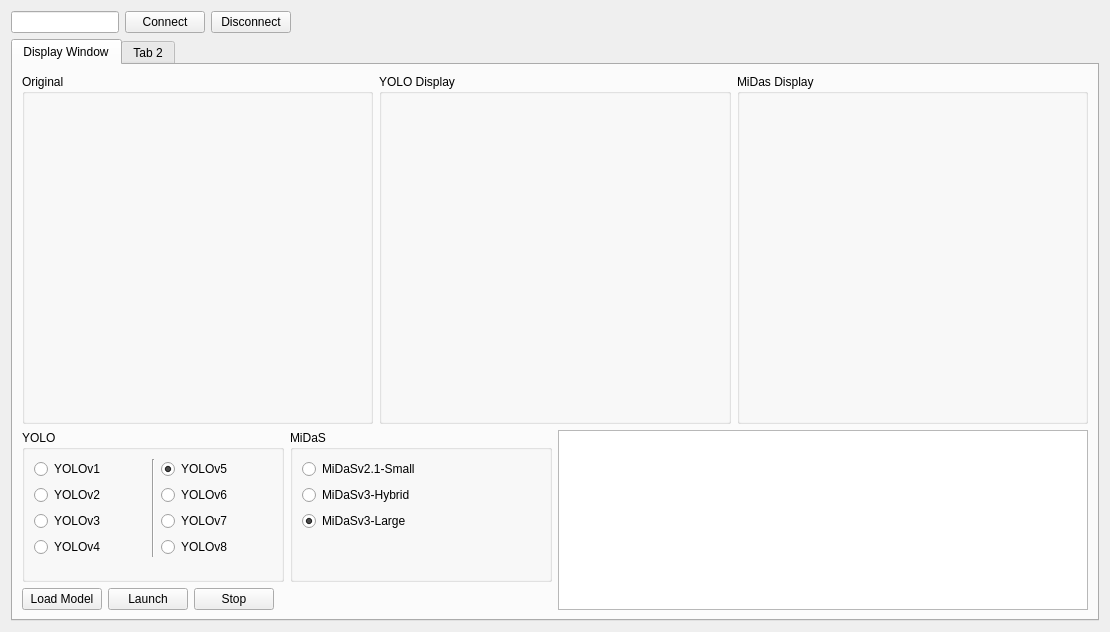
<?xml version="1.0" encoding="UTF-8"?>
<ui version="4.0">
 <class>Widget</class>
 <widget class="QWidget" name="Widget">
  <property name="geometry">
   <rect>
    <x>0</x>
    <y>0</y>
    <width>1110</width>
    <height>632</height>
   </rect>
  </property>
  <property name="windowTitle">
   <string>Widget</string>
  </property>
  <layout class="QGridLayout" name="gridLayout_2">
   <item row="0" column="0">
    <layout class="QVBoxLayout" name="verticalLayout_2">
     <item>
      <layout class="QHBoxLayout" name="horizontalLayout_2" stretch="0,0,0,2">
       <item>
        <widget class="QLineEdit" name="lineEdit_addr"/>
       </item>
       <item>
        <widget class="QPushButton" name="pushButton_connect">
         <property name="text">
          <string>Connect</string>
         </property>
        </widget>
       </item>
       <item>
        <widget class="QPushButton" name="pushButton_disconnect">
         <property name="text">
          <string>Disconnect</string>
         </property>
        </widget>
       </item>
       <item>
        <spacer name="horizontalSpacer_2">
         <property name="orientation">
          <enum>Qt::Horizontal</enum>
         </property>
         <property name="sizeHint" stdset="0">
          <size>
           <width>40</width>
           <height>20</height>
          </size>
         </property>
        </spacer>
       </item>
      </layout>
     </item>
     <item>
      <widget class="QTabWidget" name="tabWidget">
       <property name="currentIndex">
        <number>0</number>
       </property>
       <widget class="QWidget" name="tab_video_display">
        <attribute name="title">
         <string>Display Window</string>
        </attribute>
        <layout class="QVBoxLayout" name="verticalLayout_6">
         <item>
          <layout class="QHBoxLayout" name="horizontalLayout">
           <item>
            <widget class="QGroupBox" name="groupBox_original_display">
             <property name="minimumSize">
              <size>
               <width>350</width>
               <height>350</height>
              </size>
             </property>
             <property name="title">
              <string>Original</string>
             </property>
             <layout class="QGridLayout" name="gridLayout_4">
              <item row="0" column="0">
               <widget class="QLabel" name="video_original">
                <property name="text">
                 <string/>
                </property>
               </widget>
              </item>
             </layout>
            </widget>
           </item>
           <item>
            <widget class="QGroupBox" name="groupBox_yolo_display">
             <property name="minimumSize">
              <size>
               <width>350</width>
               <height>350</height>
              </size>
             </property>
             <property name="title">
              <string>YOLO Display</string>
             </property>
             <layout class="QGridLayout" name="gridLayout_5">
              <item row="0" column="0">
               <widget class="QLabel" name="video_yolo">
                <property name="text">
                 <string/>
                </property>
               </widget>
              </item>
             </layout>
            </widget>
           </item>
           <item>
            <widget class="QGroupBox" name="groupBox_midas_display">
             <property name="minimumSize">
              <size>
               <width>350</width>
               <height>350</height>
              </size>
             </property>
             <property name="title">
              <string>MiDas Display</string>
             </property>
             <layout class="QGridLayout" name="gridLayout_6">
              <item row="0" column="0">
               <widget class="QLabel" name="video_midas">
                <property name="text">
                 <string/>
                </property>
               </widget>
              </item>
             </layout>
            </widget>
           </item>
          </layout>
         </item>
         <item>
          <layout class="QHBoxLayout" name="horizontalLayout_6">
           <item>
            <layout class="QVBoxLayout" name="verticalLayout_5">
             <item>
              <layout class="QHBoxLayout" name="horizontalLayout_5">
               <item>
                <widget class="QGroupBox" name="groupBox_yolo_config">
                 <property name="title">
                  <string>YOLO</string>
                 </property>
                 <layout class="QGridLayout" name="gridLayout">
                  <item row="0" column="0">
                   <layout class="QHBoxLayout" name="horizontalLayout_4">
                    <item>
                     <layout class="QVBoxLayout" name="verticalLayout_3">
                      <item>
                       <widget class="QRadioButton" name="radioButton_yolov1">
                        <property name="text">
                         <string>YOLOv1</string>
                        </property>
                        <property name="autoExclusive">
                         <bool>true</bool>
                        </property>
                       </widget>
                      </item>
                      <item>
                       <widget class="QRadioButton" name="radioButton_yolov2">
                        <property name="text">
                         <string>YOLOv2</string>
                        </property>
                        <property name="autoExclusive">
                         <bool>true</bool>
                        </property>
                       </widget>
                      </item>
                      <item>
                       <widget class="QRadioButton" name="radioButton_yolov3">
                        <property name="text">
                         <string>YOLOv3</string>
                        </property>
                        <property name="autoExclusive">
                         <bool>true</bool>
                        </property>
                       </widget>
                      </item>
                      <item>
                       <widget class="QRadioButton" name="radioButton_yolov4">
                        <property name="text">
                         <string>YOLOv4</string>
                        </property>
                        <property name="autoExclusive">
                         <bool>true</bool>
                        </property>
                       </widget>
                      </item>
                     </layout>
                    </item>
                    <item>
                     <widget class="Line" name="line">
                      <property name="orientation">
                       <enum>Qt::Vertical</enum>
                      </property>
                     </widget>
                    </item>
                    <item>
                     <layout class="QVBoxLayout" name="verticalLayout_4">
                      <item>
                       <widget class="QRadioButton" name="radioButton_yolov5">
                        <property name="text">
                         <string>YOLOv5</string>
                        </property>
                        <property name="checked">
                         <bool>true</bool>
                        </property>
                        <property name="autoExclusive">
                         <bool>true</bool>
                        </property>
                       </widget>
                      </item>
                      <item>
                       <widget class="QRadioButton" name="radioButton_yolov6">
                        <property name="text">
                         <string>YOLOv6</string>
                        </property>
                        <property name="autoExclusive">
                         <bool>true</bool>
                        </property>
                       </widget>
                      </item>
                      <item>
                       <widget class="QRadioButton" name="radioButton_yolov7">
                        <property name="text">
                         <string>YOLOv7</string>
                        </property>
                        <property name="autoExclusive">
                         <bool>true</bool>
                        </property>
                       </widget>
                      </item>
                      <item>
                       <widget class="QRadioButton" name="radioButton_yolov8">
                        <property name="text">
                         <string>YOLOv8</string>
                        </property>
                        <property name="autoExclusive">
                         <bool>true</bool>
                        </property>
                       </widget>
                      </item>
                     </layout>
                    </item>
                   </layout>
                  </item>
                  <item row="1" column="0">
                   <spacer name="verticalSpacer_2">
                    <property name="orientation">
                     <enum>Qt::Vertical</enum>
                    </property>
                    <property name="sizeHint" stdset="0">
                     <size>
                      <width>17</width>
                      <height>13</height>
                     </size>
                    </property>
                   </spacer>
                  </item>
                 </layout>
                </widget>
               </item>
               <item>
                <widget class="QGroupBox" name="groupBox_midas_config">
                 <property name="title">
                  <string>MiDaS</string>
                 </property>
                 <layout class="QVBoxLayout" name="verticalLayout">
                  <item>
                   <widget class="QRadioButton" name="radioButton_midas_small">
                    <property name="text">
                     <string>MiDaSv2.1-Small</string>
                    </property>
                   </widget>
                  </item>
                  <item>
                   <widget class="QRadioButton" name="radioButton_midas_hybrid">
                    <property name="text">
                     <string>MiDaSv3-Hybrid</string>
                    </property>
                   </widget>
                  </item>
                  <item>
                   <widget class="QRadioButton" name="radioButton_midas_large">
                    <property name="text">
                     <string>MiDaSv3-Large</string>
                    </property>
                    <property name="checked">
                     <bool>true</bool>
                    </property>
                   </widget>
                  </item>
                  <item>
                   <spacer name="verticalSpacer">
                    <property name="orientation">
                     <enum>Qt::Vertical</enum>
                    </property>
                    <property name="sizeHint" stdset="0">
                     <size>
                      <width>20</width>
                      <height>40</height>
                     </size>
                    </property>
                   </spacer>
                  </item>
                 </layout>
                </widget>
               </item>
              </layout>
             </item>
             <item>
              <layout class="QHBoxLayout" name="horizontalLayout_3">
               <item>
                <widget class="QPushButton" name="pushButton_loadmodel">
                 <property name="text">
                  <string>Load Model</string>
                 </property>
                </widget>
               </item>
               <item>
                <widget class="QPushButton" name="pushButton_launch">
                 <property name="text">
                  <string>Launch</string>
                 </property>
                </widget>
               </item>
               <item>
                <widget class="QPushButton" name="pushButton_stop">
                 <property name="text">
                  <string>Stop</string>
                 </property>
                </widget>
               </item>
               <item>
                <spacer name="horizontalSpacer">
                 <property name="orientation">
                  <enum>Qt::Horizontal</enum>
                 </property>
                 <property name="sizeHint" stdset="0">
                  <size>
                   <width>40</width>
                   <height>20</height>
                  </size>
                 </property>
                </spacer>
               </item>
              </layout>
             </item>
            </layout>
           </item>
           <item>
            <widget class="QTextEdit" name="textEdit"/>
           </item>
          </layout>
         </item>
        </layout>
       </widget>
       <widget class="QWidget" name="tab_2">
        <attribute name="title">
         <string>Tab 2</string>
        </attribute>
       </widget>
      </widget>
     </item>
    </layout>
   </item>
  </layout>
 </widget>
 <resources/>
 <connections/>
</ui>
